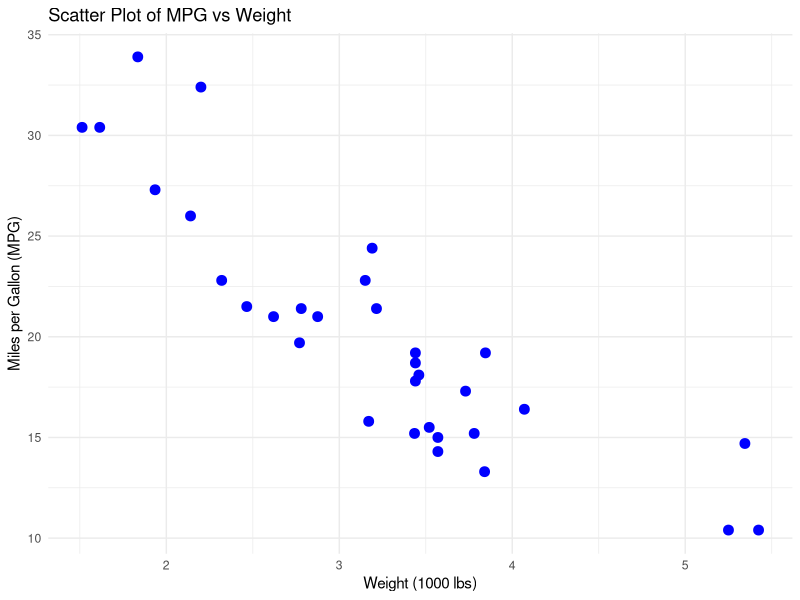
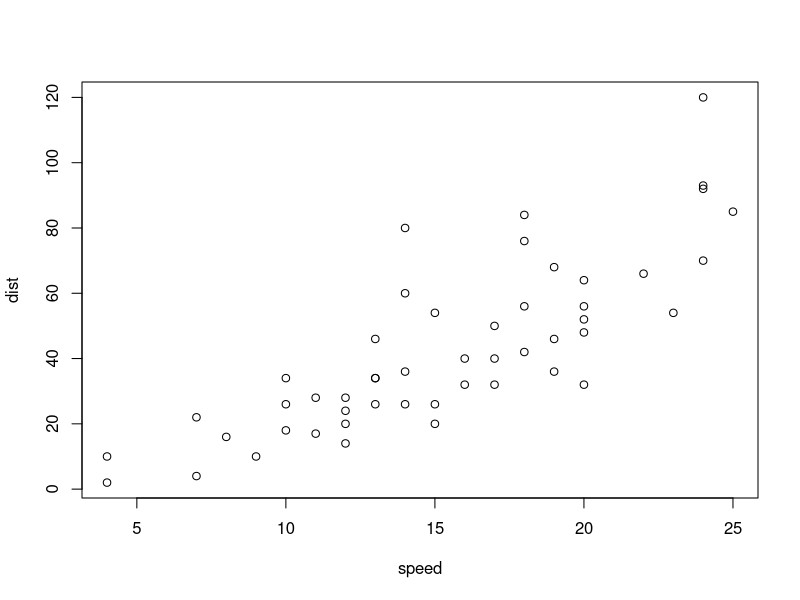

Write the R code that produced these figures, in order.
## ---- chunk 1

## ---- chunk 2
correlation_value <- cor(mtcars$mpg, mtcars$wt)
cat("Correlation between mpg and wt:", correlation_value, "\n")
## ---- chunk 3
# 1. Calculate correlation between mpg and wt
correlation_value <- cor(mtcars$mpg, mtcars$wt)
cat("Correlation between mpg and wt:", correlation_value, "\n")
## ---- chunk 4
# 2. Create scatter plot
library(ggplot2)
ggplot(mtcars, aes(x = wt, y = mpg)) +
  geom_point(color = "blue", size = 3) +
  labs(title = "Scatter Plot of MPG vs Weight",
       x = "Weight (1000 lbs)",
       y = "Miles per Gallon (MPG)") +
  theme_minimal()
plot(cars)
